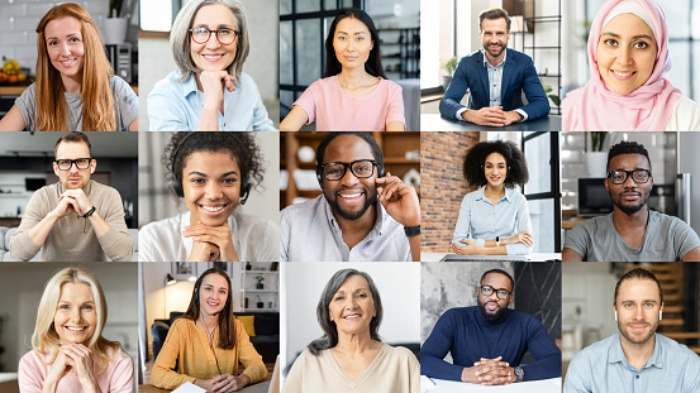
#> input picture Clear face into Blur face/group.png, 700 x 393 px
$ python blur.py
#> lines starting #> are read from the running program, lines starting #| are printed output that depends on the picture; after the words box and inside, x2 and y2 are one past the last pixel; in counts of white or black regions, pixels touching at a corner belong together
import cv2
import os

face_cascade = cv2.CascadeClassifier("D:\Python Projects\Clear face into Blur face\Opencv_harcascade\haarcascade_frontalface_default.xml")

img = cv2.imread("group.png")
#> img is the input picture: shape (393, 700, 3); mean B, G, R 141.6, 149.5, 162.1

detection = face_cascade.detectMultiScale(img, scaleFactor=1.1, minNeighbors=6)
#> detection = 16 rows, first 6: [480, 154, 31, 31], [477, 20, 35, 35], [196, 276, 37, 37], [478, 275, 41, 41], [327, 18, 50, 50], [38, 19, 56, 56]

output_img = "blur_image"
os.makedirs(output_img, exist_ok=True)

for face in detection:
    x, y, w, h = face
    img[y:y+h, x:x+w] = cv2.GaussianBlur(img[y:y+h, x:x+w], (15, 15), cv2.BORDER_DEFAULT)
    cv2.rectangle(img, (x, y), (x+w, y+h), (255, 0, 0), 2)
#> this loop made 16 passes
#> (x, y, w, h) on passes 1 to 12: (480, 154, 31, 31), (477, 20, 35, 35), (196, 276, 37, 37), (478, 275, 41, 41), (327, 18, 50, 50), (38, 19, 56, 56), (324, 276, 55, 55), (48, 141, 53, 53), (603, 154, 55, 55), (609, 281, 60, 60), (184, 8, 61, 61), (316, 144, 65, 65)
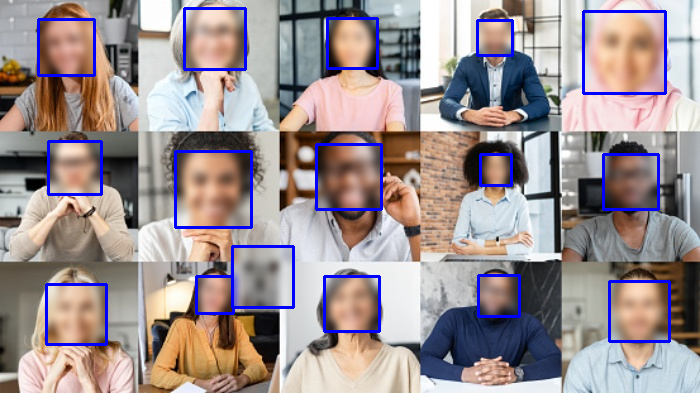
#> img: shape (393, 700, 3); mean B, G, R 146.8, 144.7, 156.6

cv2.imshow("output", img)
cv2.waitKey(0)

output_path = os.path.join(output_img, "blurface.png")
cv2.imwrite(output_path, img)

print(f"Processed image saved at: {output_path}")

$ run again, with Clear face into Blur face/clearface.png copied over Clear face into Blur face/group.png
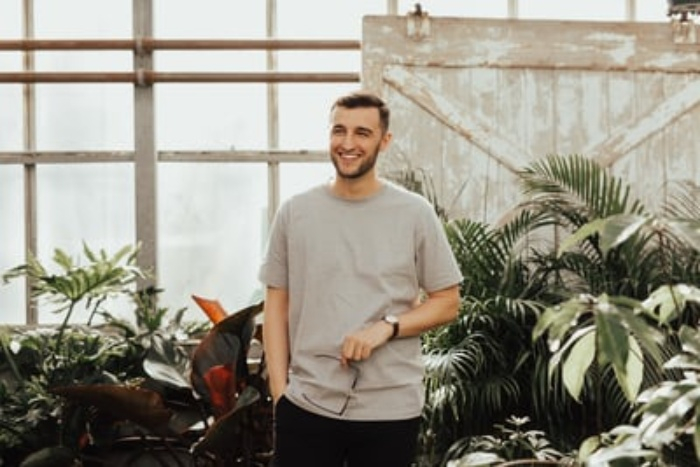
#> input picture Clear face into Blur face/clearface.png, 700 x 467 px
#> img is the input picture: shape (467, 700, 3); mean B, G, R 134.6, 147.6, 151.8
#> detection = [[319, 108, 63, 63]]
#> the loop `for face in detection:` made 1 pass
#> after the loop `for face in detection:`:
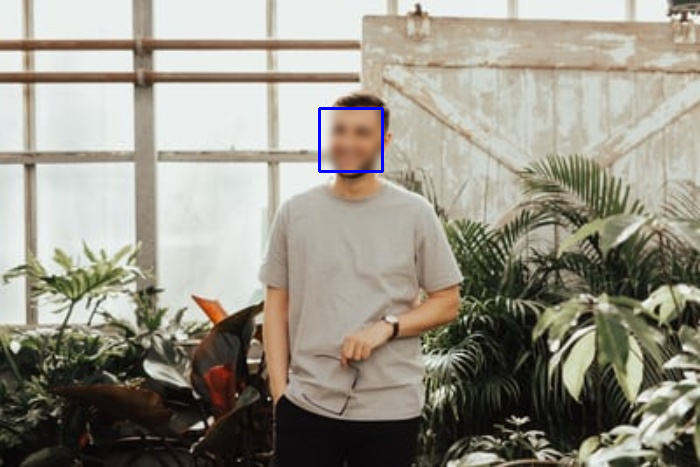
#> img: shape (467, 700, 3); 1.33% of pixels changed, all inside (x1, y1, x2, y2) = (318, 107, 384, 173)

$ run again, with Clear face into Blur face/Annotation 2024-04-15 124450.jpg saved as Clear face into Blur face/group.png
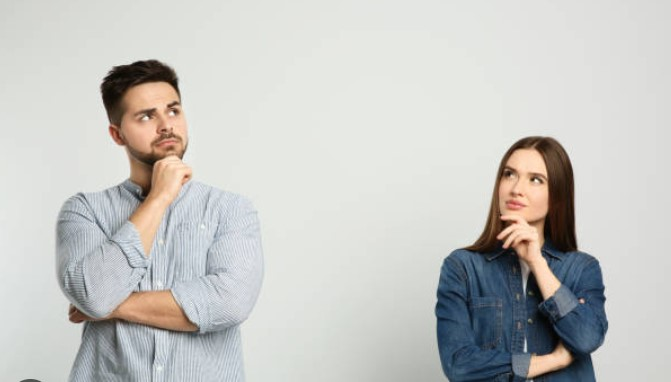
#> input picture Clear face into Blur face/Annotation 2024-04-15 124450.jpg, 671 x 382 px
#> img is the input picture: shape (382, 671, 3); mean B, G, R 195.6, 198.6, 198.5
#> detection = [[488, 150, 70, 70], [120, 82, 80, 80]]
#> the loop `for face in detection:` made 2 passes
#> after the loop `for face in detection:`:
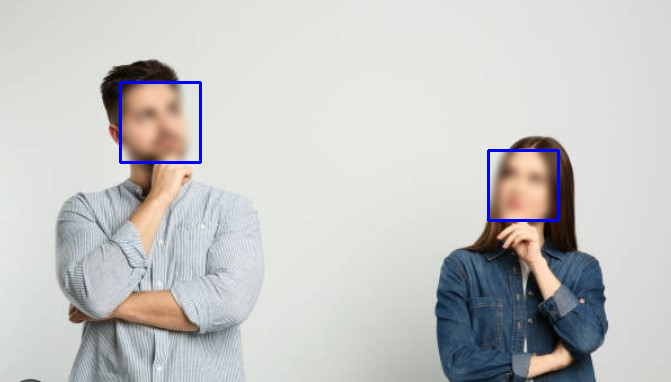
#> img: shape (382, 671, 3); 4.65% of pixels changed, all inside (x1, y1, x2, y2) = (119, 81, 560, 222)
